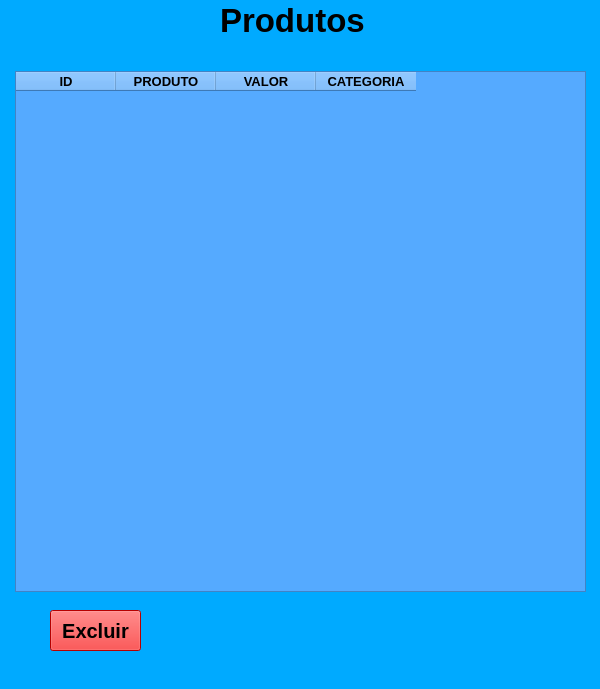
<?xml version="1.0" encoding="UTF-8"?>
<ui version="4.0">
 <class>MainWindow</class>
 <widget class="QMainWindow" name="MainWindow">
  <property name="geometry">
   <rect>
    <x>0</x>
    <y>0</y>
    <width>600</width>
    <height>689</height>
   </rect>
  </property>
  <property name="windowTitle">
   <string>MainWindow</string>
  </property>
  <property name="styleSheet">
   <string notr="true">background-color: rgb(0, 85, 255);
background-color: rgb(0, 170, 255);</string>
  </property>
  <widget class="QWidget" name="centralwidget">
   <widget class="QLabel" name="label">
    <property name="geometry">
     <rect>
      <x>220</x>
      <y>0</y>
      <width>151</width>
      <height>41</height>
     </rect>
    </property>
    <property name="font">
     <font>
      <pointsize>25</pointsize>
      <weight>75</weight>
      <bold>true</bold>
     </font>
    </property>
    <property name="text">
     <string>Produtos</string>
    </property>
   </widget>
   <widget class="QTableWidget" name="tableWidget">
    <property name="geometry">
     <rect>
      <x>15</x>
      <y>71</y>
      <width>571</width>
      <height>521</height>
     </rect>
    </property>
    <property name="font">
     <font>
      <pointsize>10</pointsize>
     </font>
    </property>
    <property name="styleSheet">
     <string notr="true">background-color: rgb(85, 170, 255);</string>
    </property>
    <property name="gridStyle">
     <enum>Qt::NoPen</enum>
    </property>
    <column>
     <property name="text">
      <string>ID</string>
     </property>
     <property name="font">
      <font>
       <pointsize>10</pointsize>
       <weight>75</weight>
       <bold>true</bold>
      </font>
     </property>
    </column>
    <column>
     <property name="text">
      <string>PRODUTO</string>
     </property>
     <property name="font">
      <font>
       <pointsize>10</pointsize>
       <weight>75</weight>
       <bold>true</bold>
      </font>
     </property>
    </column>
    <column>
     <property name="text">
      <string>VALOR</string>
     </property>
     <property name="font">
      <font>
       <pointsize>10</pointsize>
       <weight>75</weight>
       <bold>true</bold>
      </font>
     </property>
    </column>
    <column>
     <property name="text">
      <string>CATEGORIA</string>
     </property>
     <property name="font">
      <font>
       <pointsize>10</pointsize>
       <weight>75</weight>
       <bold>true</bold>
      </font>
     </property>
    </column>
   </widget>
   <widget class="QPushButton" name="pushButton">
    <property name="geometry">
     <rect>
      <x>50</x>
      <y>610</y>
      <width>91</width>
      <height>41</height>
     </rect>
    </property>
    <property name="font">
     <font>
      <pointsize>15</pointsize>
      <weight>75</weight>
      <bold>true</bold>
     </font>
    </property>
    <property name="styleSheet">
     <string notr="true">background-color: rgb(255, 0, 0);</string>
    </property>
    <property name="text">
     <string>Excluir</string>
    </property>
   </widget>
  </widget>
  <widget class="QMenuBar" name="menubar">
   <property name="geometry">
    <rect>
     <x>0</x>
     <y>0</y>
     <width>600</width>
     <height>21</height>
    </rect>
   </property>
  </widget>
  <widget class="QStatusBar" name="statusbar"/>
 </widget>
 <resources/>
 <connections/>
</ui>
